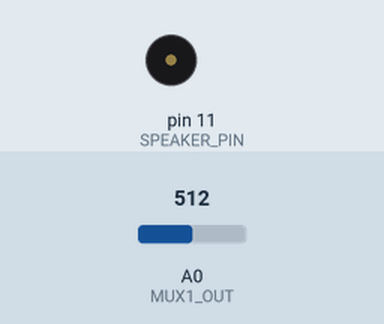
This sketch was run on a simulated Arduino Uno, built with avr-gcc and run on an emulated ATmega328P. Shown: buzzer (waves = sounding). Inputs (shaded band) come from the test bench; at power-on: A0 (MUX1_OUT) = 512.

Above: at 1.2 s.
1.3 s: A0 (MUX1_OUT) set to 491
At 1.9 s:
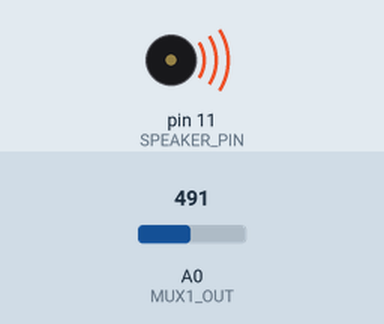
Timing chart, 0 to 4.3 s (numbered marks = the images above; inputs shaded):
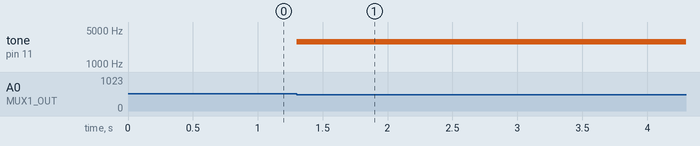

The sketch:

2ndcode_arduinomux.ino
```cpp
#include <Arduino.h>

// Definiciones de pines para los multiplexores
#define MUX1_S0 2
#define MUX1_S1 3
#define MUX1_S2 4
#define MUX1_S3 5
#define MUX1_OUT 0 // Pin analógico para salida del primer mux

#define MUX2_S0 6
#define MUX2_S1 7
#define MUX2_S2 8
#define MUX2_S3 9
#define MUX2_OUT 1 // Pin analógico para salida del segundo mux

#define SPEAKER_PIN 11
 // Pin para el altavoz

// Definiciones de frecuencias para cada fotoreceptor
#define NUM_SENSORS 32
float frequencies[NUM_SENSORS];

void setup() {
  pinMode(MUX1_S0, OUTPUT);
  pinMode(MUX1_S1, OUTPUT);
  pinMode(MUX1_S2, OUTPUT);
  pinMode(MUX1_S3, OUTPUT);
  pinMode(MUX2_S0, OUTPUT);
  pinMode(MUX2_S1, OUTPUT);
  pinMode(MUX2_S2, OUTPUT);
  pinMode(MUX2_S3, OUTPUT);
  pinMode(SPEAKER_PIN, OUTPUT);

  // Inicialización de los pines de los multiplexores
  digitalWrite(MUX1_S0, LOW);
  digitalWrite(MUX1_S1, LOW);
  digitalWrite(MUX1_S2, LOW);
  digitalWrite(MUX1_S3, LOW);
  digitalWrite(MUX2_S0, LOW);
  digitalWrite(MUX2_S1, LOW);
  digitalWrite(MUX2_S2, LOW);
  digitalWrite(MUX2_S3, LOW);

  // Inicialización de las frecuencias
  for (int i = 0; i < NUM_SENSORS; i++) {
    frequencies[i] = 100.0 + i * 100.0; // Frecuencias de 100 Hz en 100 Hz
  }
}

void loop() {
  // Escaneo de fotoreceptores
  for (int i = 0; i < NUM_SENSORS; i++) {
    float sensorValue = readSensor(i);
    if (sensorValue < 500) { // Ajusta este valor según la sensibilidad de tus fotoreceptores
      // Si el fotoreceptor está tapado, reproduce la frecuencia asociada
      tone(SPEAKER_PIN, frequencies[i]);
      while (analogRead(MUX1_OUT) < 500) {
        // Espera hasta que el sensor deje de estar tapado
      }
      noTone(SPEAKER_PIN);
    }
  }
}

float readSensor(int sensorNumber) {
  // Determina qué multiplexor y canal leer basado en el número de sensor
  int mux1Channel = sensorNumber % 16;
  int mux2Channel = sensorNumber / 16;

  // Configura los pines del multiplexor
  digitalWrite(MUX1_S0, mux1Channel & 0x01);
  digitalWrite(MUX1_S1, mux1Channel & 0x02);
  digitalWrite(MUX1_S2, mux1Channel & 0x04);
  digitalWrite(MUX1_S3, mux1Channel & 0x08);
  digitalWrite(MUX2_S0, mux2Channel & 0x01);
  digitalWrite(MUX2_S1, mux2Channel & 0x02);
  digitalWrite(MUX2_S2, mux2Channel & 0x04);
  digitalWrite(MUX2_S3, mux2Channel & 0x08);

  // Lee el valor del sensor y devuelve su valor
  int sensorValue = analogRead(MUX1_OUT);
  return sensorValue;
}
```

Measured:
- the behaviour switches between 500 and 499 on A0 (MUX1_OUT) (found by bisection; images 0 and 1)
- after the input at 1.3 s, tone on pin 11 (SPEAKER_PIN): silent → 2900 Hz at once
